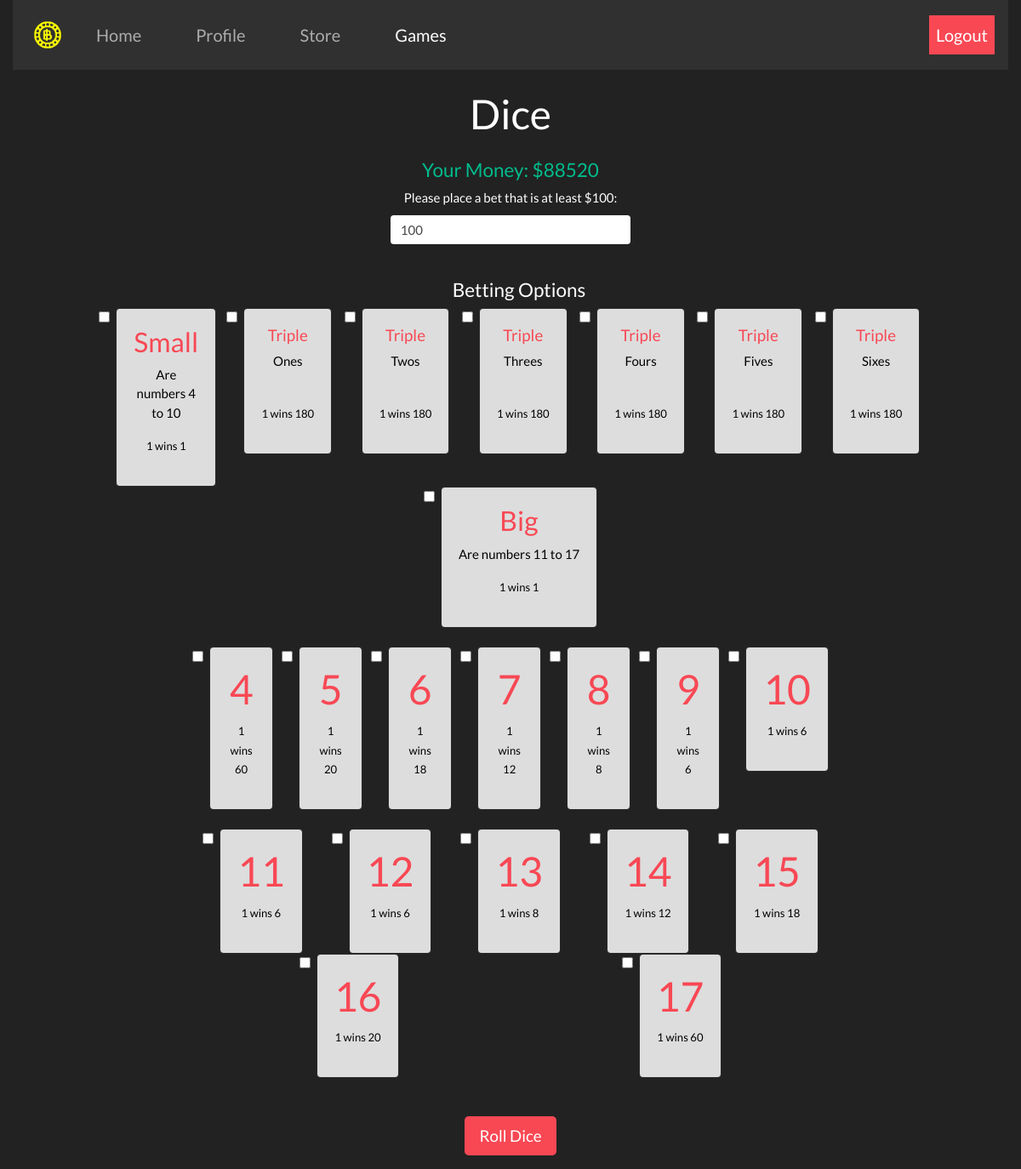
/dice (signed in), run on an earlier commit of the app's database.
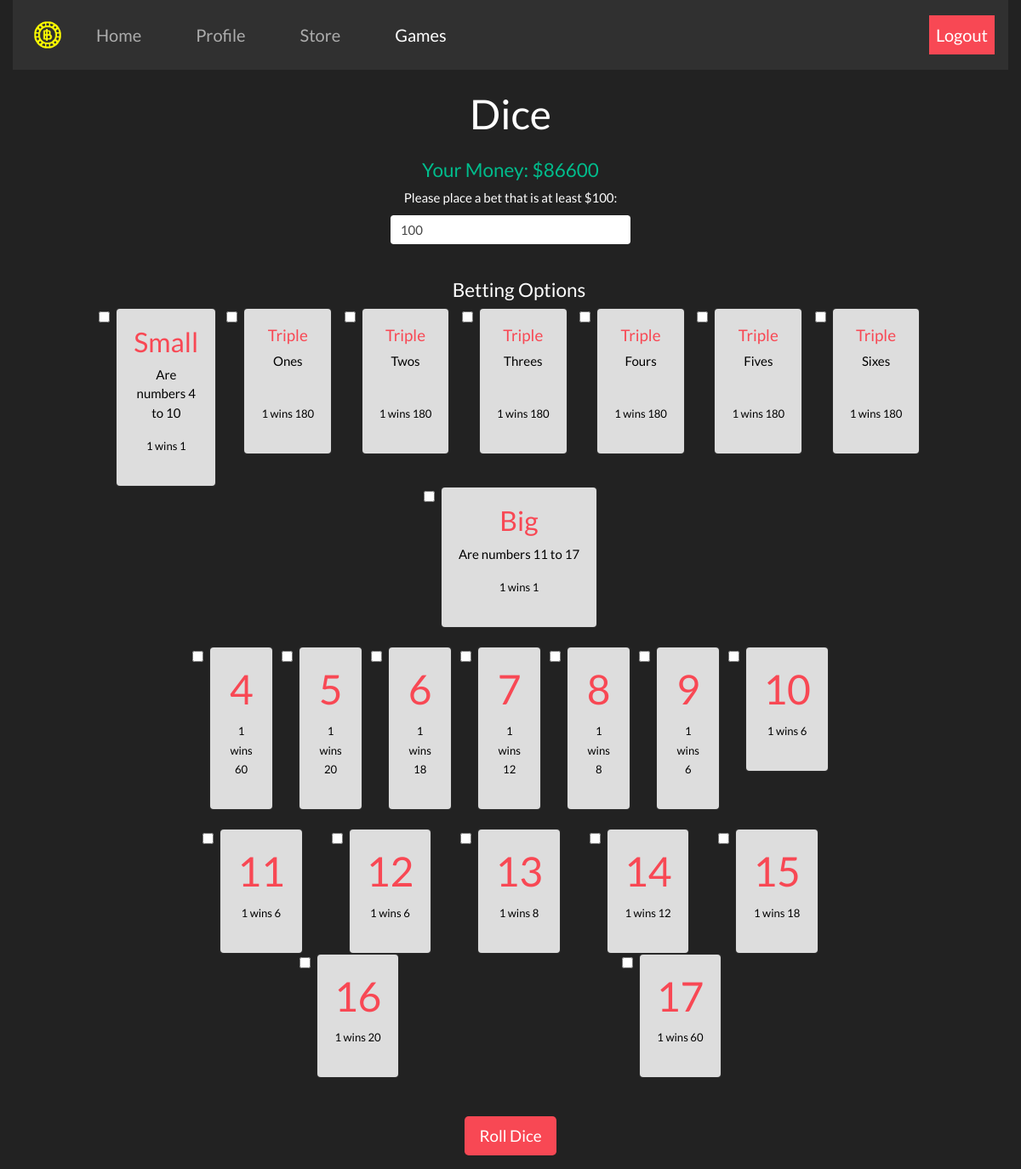
And on a later commit of the database.
### tables this page shows
CREATE TABLE user_tbl (username TEXT, password TEXT, pfp TEXT, money INT, time INT, boosts TEXT);

### app.py (the view, shortened to what this page needs)
@app.route("/dice", methods=["GET", "POST"])
@login_required
def dice():
    user = session['username']
    if request.method == 'GET':
        money = db_manager.getMoney(user)
        return render_template("dice.html", betting=True, money=money, games="active")

### app.py (called while the page is built)
def login_required(f):
    @wraps(f)
    def dec(*args, **kwargs):
        if 'username' in session:
            for arg in args:
                print(arg)
            return f(*args, **kwargs)
        flash('You must be logged in to view this page!', 'alert-danger')
        return redirect('/')
    return dec

### utl/db_builder.py (called while the page is built)
def execmany(cmd, inputs):
    db = sqlite3.connect(DB_FILE)
    c = db.cursor()
    output = c.execute(cmd, inputs)
    db.commit()
    return output

### utl/db_manager.py (called while the page is built)
def getMoney(username):
    q = "SELECT money from user_tbl WHERE username=?"
    inputs = (username, )
    data = execmany(q, inputs).fetchone()[0]
    return data

### templates/dice.html (shortened to what this page needs)
{% extends "_base.html" %}
{% block body %}
<h1>Dice</h1>
<div class="w-100 p-3">
	<h4 class="text-success">Your Money: ${{ money }}</h4>
	{% if betting %}
  <form action="/dice" method="POST">
    <div class="form-group">
      <label for="bet">Please place a bet that is at least $100:</label>
      <input name="bet" type="number" class="form-control w-25"  min="100" id="bet" value=100>
    </div><br>
		<div class="form-check" style="width:85%;" id="options">
			<h4>Betting Options</h4>
			<div class="row">
				<div class="col">
					<input class="form-check-input" type="checkbox" value="small" name="options">
				  <label class="form-check-label">
						<div class="card">
						  <div class="card-body rounded" style="background-color:#ddd; color:black;">
						    <h3 style="color:#f84854">Small</h3>
								<p>Are numbers 4 to 10</p>
								<p><small> 1 wins 1 </small></p>
						  </div>
						</div>
				  </label>
				</div>
				<div class="col">
					<input class="form-check-input" type="checkbox" value="triple1" name="options" >
				  <label class="form-check-label">
						<div class="card">
						  <div class="card-body rounded" style="background-color:#ddd; color:black;">
								<h5 style="color:#f84854">Triple</h5>
								<p>Ones</p><br>
								<p><small> 1 wins 180 </small></p>
						  </div>
						</div>
				  </label>
				</div>
				<div class="col">
					<input class="form-check-input" type="checkbox" value="triple2" name="options" >
				  <label class="form-check-label">
						<div class="card">
						  <div class="card-body rounded" style="background-color:#ddd; color:black;">
								<h5 style="color:#f84854">Triple</h5>
								<p>Twos</p><br>
								<p><small> 1 wins 180 </small></p>
						  </div>
						</div>
				  </label>
				</div>
				<div class="col">
					<input class="form-check-input" type="checkbox" value="triple3" name="options" >
				  <label class="form-check-label">
						<div class="card">
						  <div class="card-body rounded" style="background-color:#ddd; color:black;">
								<h5 style="color:#f84854">Triple</h5>
								<p>Threes</p><br>
								<p><small> 1 wins 180 </small></p>
						  </div>
						</div>
				  </label>
				</div>
				<div class="col">
					<input class="form-check-input" type="checkbox" value="triple4" name="options" >
				  <label class="form-check-label">
						<div class="card">
						  <div class="card-body rounded" style="background-color:#ddd; color:black;">
								<h5 style="color:#f84854">Triple</h5>
								<p>Fours</p><br>
								<p><small> 1 wins 180 </small></p>
						  </div>
						</div>
				  </label>
				</div>
				<div class="col">
					<input class="form-check-input" type="checkbox" value="triple5" name="options" >
				  <label class="form-check-label">
						<div class="card">
						  <div class="card-body rounded" style="background-color:#ddd; color:black;">
								<h5 style="color:#f84854">Triple</h5>
								<p>Fives</p><br>
								<p><small> 1 wins 180 </small></p>
						  </div>
						</div>
				  </label>
				</div>
				<div class="col">
					<input class="form-check-input" type="checkbox" value="triple6" name="options" >
				  <label class="form-check-label">
						<div class="card">
						  <div class="card-body rounded" style="background-color:#ddd; color:black;">
								<h5 style="color:#f84854">Triple</h5>
								<p>Sixes</p><br>
								<p><small> 1 wins 180 </small></p>
						  </div>
						</div>
				  </label>
				</div>
				<div class="col">
					<input class="form-check-input" type="checkbox" value="big" name="options" >
				  <label class="form-check-label">
						<div class="card">
						  <div class="card-body rounded" style="background-color:#ddd; color:black;">
						    <h3 style="color:#f84854">Big</h3>
								<p>Are numbers 11 to 17</p>
								<p><small> 1 wins 1 </small></p>
						  </div>
						</div>
				  </label>
				</div>
			</div>
			<br>
			<div class="row" style="width:80%">
				<div class="col">
					<input class="form-check-input" type="checkbox" value="sum4" name="options">
					<label class="form-check-label">
						<div class="card">
						  <div class="card-body rounded" style="background-color:#ddd; color:black;">
								<h1 style="color:#f84854">4</h1>
								<p><small>1 wins 60</small></p>
						  </div>
						</div>
				  </label>
				</div>
				<div class="col">
					<input class="form-check-input" type="checkbox" value="sum5" name="options">
					<label class="form-check-label">
						<div class="card">
						  <div class="card-body rounded" style="background-color:#ddd; color:black;">
								<h1 style="color:#f84854">5</h1>
								<p><small>1 wins 20</small></p>
						  </div>
						</div>
				  </label>
				</div>
				<div class="col">
					<input class="form-check-input" type="checkbox" value="sum6" name="options">
					<label class="form-check-label">
						<div class="card">
						  <div class="card-body rounded" style="background-color:#ddd; color:black;">
								<h1 style="color:#f84854">6</h1>
								<p><small>1 wins 18</small></p>
						  </div>
						</div>
				  </label>
				</div>
				<div class="col">
					<input class="form-check-input" type="checkbox" value="sum7" name="options">
					<label class="form-check-label">
						<div class="card">
						  <div class="card-body rounded" style="background-color:#ddd; color:black;">
								<h1 style="color:#f84854">7</h1>
								<p><small>1 wins 12</small></p>
						  </div>
						</div>
				  </label>
				</div>
				<div class="col">
					<input class="form-check-input" type="checkbox" value="sum8" name="options">
					<label class="form-check-label">
						<div class="card">
						  <div class="card-body rounded" style="background-color:#ddd; color:black;">
								<h1 style="color:#f84854">8</h1>
								<p><small>1 wins 8</small></p>
						  </div>
						</div>
				  </label>
				</div>
				<div class="col">
					<input class="form-check-input" type="checkbox" value="sum9" name="options">
					<label class="form-check-label">
						<div class="card">
						  <div class="card-body rounded" style="background-color:#ddd; color:black;">
								<h1 style="color:#f84854">9</h1>
								<p><small>1 wins 6</small></p>
						  </div>
						</div>
				  </label>
				</div>
				<div class="col">
					<input class="form-check-input" type="checkbox" value="sum10" name="options">
					<label class="form-check-label">
						<div class="card">
						  <div class="card-body rounded" style="background-color:#ddd; color:black;">
								<h1 style="color:#f84854">10</h1>
								<p><small>1 wins 6</small></p>
						  </div>
						</div>
				  </label>
				</div>
			</div>
			<br>
			<div class="row" style="width:80%">
				<div class="col">
					<input class="form-check-input" type="checkbox" value="sum11" name="options">
					<label class="form-check-label">
						<div class="card">
							<div class="card-body rounded" style="background-color:#ddd; color:black;">
								<h1 style="color:#f84854">11</h1>
								<p><small>1 wins 6</small></p>
							</div>
						</div>
					</label>
				</div>
				<div class="col">
					<input class="form-check-input" type="checkbox" value="sum12" name="options">
					<label class="form-check-label">
						<div class="card">
							<div class="card-body rounded" style="background-color:#ddd; color:black;">
								<h1 style="color:#f84854">12</h1>
								<p><small>1 wins 6</small></p>
							</div>
						</div>
					</label>
				</div>
				<div class="col">
					<input class="form-check-input" type="checkbox" value="sum13" name="options">
					<label class="form-check-label">
						<div class="card">
							<div class="card-body rounded" style="background-color:#ddd; color:black;">
								<h1 style="color:#f84854">13</h1>
								<p><small>1 wins 8</small></p>
							</div>
						</div>
					</label>
				</div>
				<div class="col">
					<input class="form-check-input" type="checkbox" value="sum14" name="options">
					<label class="form-check-label">
						<div class="card">
							<div class="card-body rounded" style="background-color:#ddd; color:black;">
								<h1 style="color:#f84854">14</h1>
								<p><small>1 wins 12</small></p>
							</div>
						</div>
					</label>
				</div>
				<div class="col">
					<input class="form-check-input" type="checkbox" value="sum15" name="options">
					<label class="form-check-label">
						<div class="card">
							<div class="card-body rounded" style="background-color:#ddd; color:black;">
								<h1 style="color:#f84854">15</h1>
								<p><small>1 wins 18</small></p>
							</div>
						</div>
					</label>
				</div>
				<div class="col">
					<input class="form-check-input" type="checkbox" value="sum16" name="options">
					<label class="form-check-label">
						<div class="card">
							<div class="card-body rounded" style="background-color:#ddd; color:black;">
								<h1 style="color:#f84854">16</h1>
								<p><small>1 wins 20</small></p>
							</div>
						</div>
					</label>
				</div>
				<div class="col">
					<input class="form-check-input" type="checkbox" value="sum17" name="options">
					<label class="form-check-label">
						<div class="card">
							<div class="card-body rounded" style="background-color:#ddd; color:black;">
								<h1 style="color:#f84854">17</h1>
								<p><small>1 wins 60</small></p>
							</div>
						</div>
					</label>
				</div>
			</div>
      <br>
		</div>
		<br>
		<button type="submit" class="btn btn-lg" style="background-color:#f84854">Roll Dice</button>
		</form>
		{% endif %}
</div>
{% endblock %}

### templates/_base.html (shortened to what this page needs)
<!DOCTYPE html>
<html>
	<head>
    <link href="https://stackpath.bootstrapcdn.com/bootswatch/4.4.1/darkly/bootstrap.min.css" rel="stylesheet">
		<link rel="stylesheet" href="static/styles/base.css">
	</head>
	<body>
		<div class="container-fluid">
			<center>
				{% block header %}
				<nav class="navbar navbar-expand-lg navbar-dark bg-dark">
						<a class="navbar-nav" href="/home">
							<img src="/static/logo.png" width="50" height="50"/>
						</a>
				    <div class="collapse navbar-collapse" id="navbarSupportedContent">
				        <ul class="navbar-nav">
				            <li class="nav-item {{ home }} px-4">
				                <a class="nav-link" href="/home" style="font-size:20px;">Home</a>
				            </li>
				        </ul>
								<ul class="navbar-nav">
				            <li class="nav-item {{ profile }} px-4">
				                <a class="nav-link" href="/profile" style="font-size:20px;"> Profile </a>
				            </li>
				        </ul>
								<ul class="navbar-nav">
				            <li class="nav-item {{ store }} px-4">
				                <a class="nav-link" href="/store" style="font-size:20px;"> Store </a>
				            </li>
				        </ul>
								<ul class="navbar-nav">
				            <li class="nav-item {{ games }} px-4">
				                <a class="nav-link" href="/games" style="font-size:20px;"> Games </a>
				            </li>
				        </ul>
				        <ul class="navbar-nav ml-auto">
										<li class="nav-item navbar-right">
				                <a class="nav-link text-white" href="/logout" style="font-size:20px; background-color:#f84854;"> Logout </a>
				            </li>
				        </ul>
				    </div>
				</nav>
				{% endblock %}
				<br>
				{% set msgs = get_flashed_messages(with_categories=true) %}
				{% block body %}
				{% endblock %}
			</center>
		</div>
	</body>
</html>

What changed in the data, as far as the page shows it:
changed user_tbl: money "88520" → "86600"
